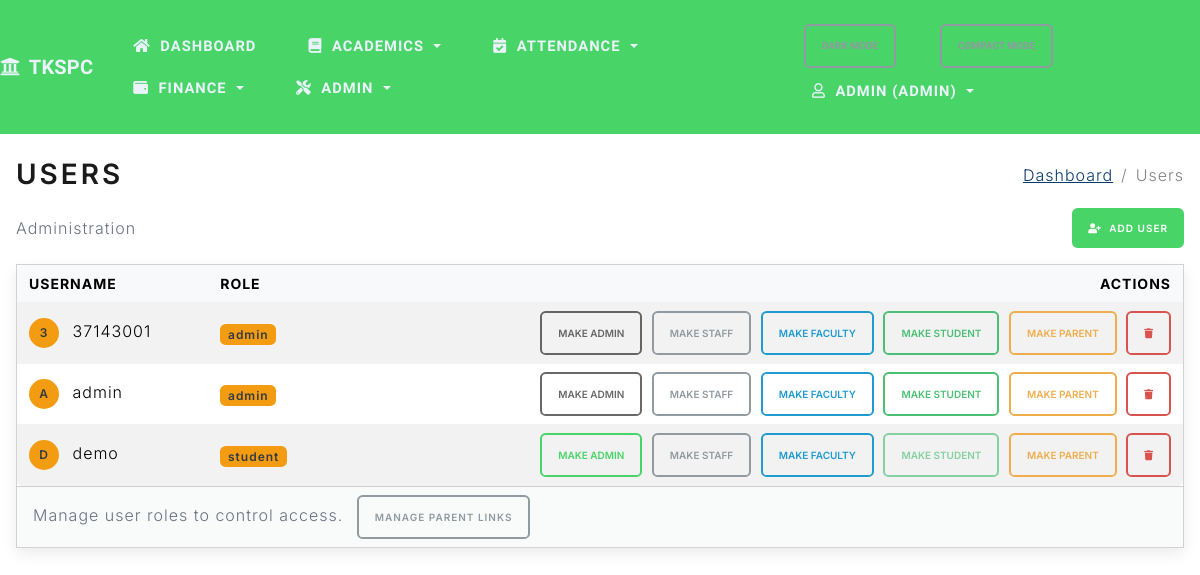
Before: /admin/users (signed in) with the older database file.
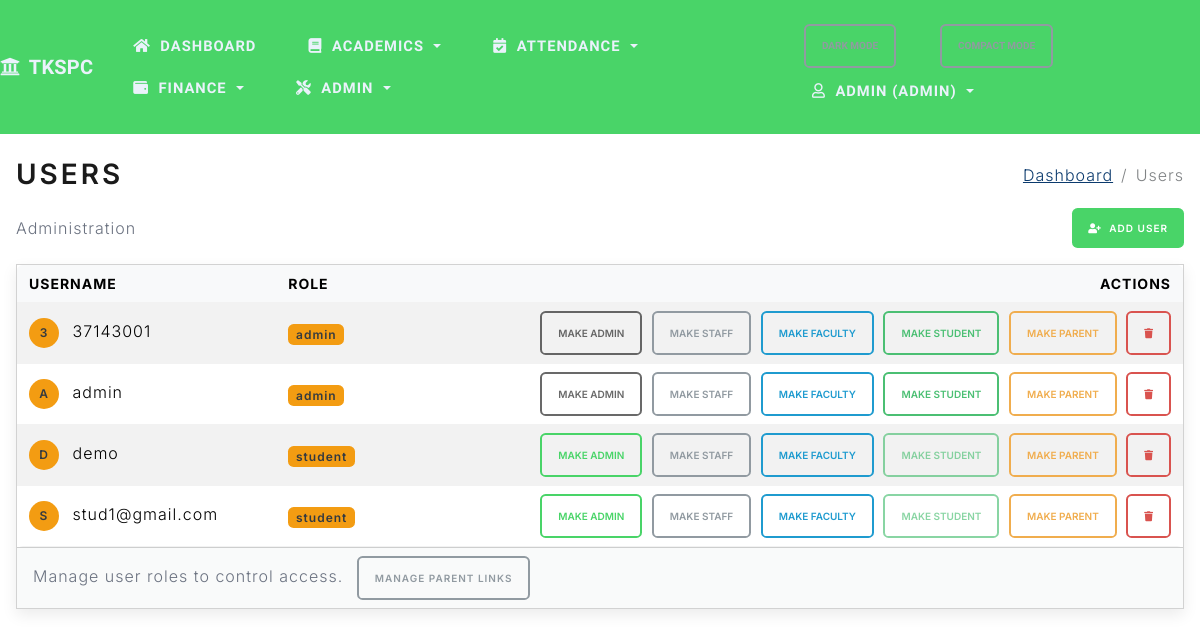
After: the same page with the newer database file.
### project/models.py (models this page shows, shortened)
class User(db.Model):
    id = db.Column(db.Integer, primary_key=True)
    username = db.Column(db.String(80), unique=True, nullable=False)
    password_hash = db.Column(db.String(256), nullable=False)
    role = db.Column(db.String(20), nullable=False, default='staff')

### project/routes.py (the view)
@app.route('/admin/users')
@crud_required('user', 'read')
def admin_users():
    users = User.query.order_by(User.username.asc()).all()
    usernames = [u.username for u in users]
    photos = {}
    for photo in UserPhoto.query.filter(UserPhoto.username.in_(usernames)).all():
        photos[photo.username] = url_for('static', filename=photo.file_path.lstrip('/'))
    return render_template('users.html', title='Users', users=users, photos=photos)

### project/routes.py (called while the page is built)
def crud_required(resource: str, action: str):
    def decorator(fn):
        @wraps(fn)
        def wrapper(*args, **kwargs):
            if not session.get('logged_in'):
                flash('Please log in to access this page.', 'warning')
                return redirect(url_for('login', next=request.path))
            role = session.get('role')
            allowed = CRUD_PERMISSIONS.get(resource, {}).get(action, [])
            if role not in allowed:
                flash('You are not authorized to perform this action.', 'danger')
                return redirect(url_for('index'))
            return fn(*args, **kwargs)
        return wrapper
    return decorator

### project/templates/users.html (shortened to what this page needs)
{% extends 'base.html' %}
{% block page_title %}<h2 class="mb-0">Users</h2>{% endblock %}
{% block breadcrumbs %}
  <li class="breadcrumb-item"><a href="{{ url_for('dashboard') }}">Dashboard</a></li>
  <li class="breadcrumb-item active" aria-current="page">Users</li>
{% endblock %}
{% block content %}
<div class="d-flex justify-content-between align-items-center mb-3">
  <span class="text-muted">Administration</span>
  <a href="{{ url_for('add_user') }}" class="btn btn-primary btn-sm"><i class="fas fa-user-plus me-1"></i> Add User</a>
</div>
<div class="card">
  <div class="card-body p-0">
    <div class="table-responsive">
      <table class="table table-striped table-sm mb-0">
        <thead>
          <tr>
            <th>Username</th>
            <th>Role</th>
            <th class="text-end" style="min-width: 500px;">Actions</th>
          </tr>
        </thead>
        <tbody>
          {% for u in users %}
          <tr>
            <td>
              {% if photos.get(u.username) %}
              <img src="{{ photos[u.username] }}" class="rounded-circle me-2" style="width: 30px; height: 30px;" alt="{{ u.username }}">
              {% else %}
              <span class="badge bg-secondary rounded-circle me-2" style="width: 30px; height: 30px; display: inline-flex; align-items: center; justify-content: center;">{{ u.username[0]|upper }}</span>
              {% endif %}
              {{ u.username }}
            </td>
            <td><span class="badge bg-secondary">{{ u.role }}</span></td>
            <td class="text-end text-nowrap">
              <form action="{{ url_for('admin_update_user_role', user_id=u.id) }}" method="post" class="d-inline">
                <button type="submit" class="btn btn-sm btn-outline-primary" {% if u.role == 'admin' %}disabled{% endif %}>Make Admin</button>
              </form>
              <form action="{{ url_for('admin_update_user_role', user_id=u.id) }}" method="post" class="d-inline ms-1">
                <button type="submit" class="btn btn-sm btn-outline-secondary" {% if u.role == 'staff' %}disabled{% endif %}>Make Staff</button>
              </form>
              <form action="{{ url_for('admin_update_user_role', user_id=u.id) }}" method="post" class="d-inline ms-1">
                <button type="submit" class="btn btn-sm btn-outline-info" {% if u.role == 'faculty' %}disabled{% endif %}>Make Faculty</button>
              </form>
              <form action="{{ url_for('admin_update_user_role', user_id=u.id) }}" method="post" class="d-inline ms-1">
                <button type="submit" class="btn btn-sm btn-outline-success" {% if u.role == 'student' %}disabled{% endif %}>Make Student</button>
              </form>
              <form action="{{ url_for('admin_update_user_role', user_id=u.id) }}" method="post" class="d-inline ms-1">
                <button type="submit" class="btn btn-sm btn-outline-warning" {% if u.role == 'parent' %}disabled{% endif %}>Make Parent</button>
              </form>
              <form action="{{ url_for('admin_delete_user', user_id=u.id) }}" method="post" class="d-inline ms-1" onsubmit="return confirm('Are you sure you want to delete this user?');">
                <button type="submit" class="btn btn-sm btn-outline-danger"><i class="fas fa-trash"></i></button>
              </form>
            </td>
          </tr>
          {% endfor %}
        </tbody>
      </table>
    </div>
  </div>
  <div class="card-footer text-muted">
    Manage user roles to control access.
    <a href="{{ url_for('admin_parent_links') }}" class="btn btn-sm btn-outline-secondary ms-2">Manage Parent Links</a>
  </div>
  </div>
{% endblock %}

Changed rows visible on the page:
added User: username "S", username "stud1@gmail.com", role "student"
